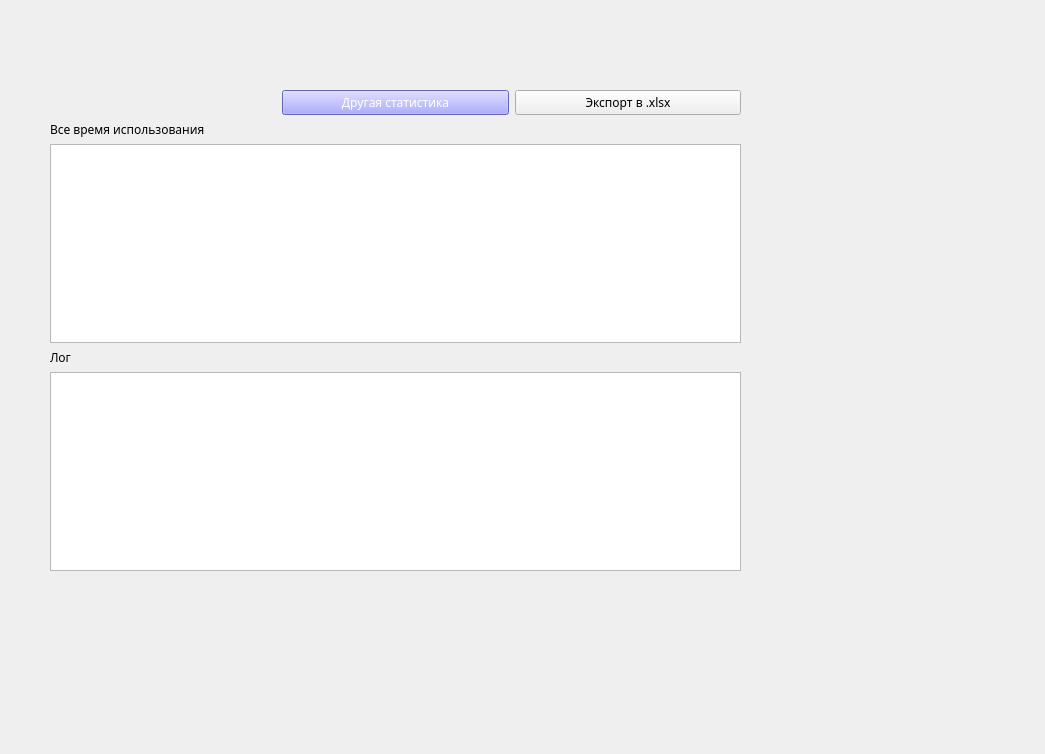
<?xml version="1.0" encoding="UTF-8"?>
<ui version="4.0">
 <class>Form</class>
 <widget class="QWidget" name="Form">
  <property name="geometry">
   <rect>
    <x>0</x>
    <y>0</y>
    <width>1045</width>
    <height>754</height>
   </rect>
  </property>
  <property name="font">
   <font>
    <family>Mongolian Baiti</family>
   </font>
  </property>
  <property name="windowTitle">
   <string>Form</string>
  </property>
  <widget class="QWidget" name="verticalLayoutWidget_2">
   <property name="geometry">
    <rect>
     <x>40</x>
     <y>80</y>
     <width>711</width>
     <height>501</height>
    </rect>
   </property>
   <layout class="QVBoxLayout" name="verticalLayout_2">
    <property name="sizeConstraint">
     <enum>QLayout::SetMaximumSize</enum>
    </property>
    <property name="leftMargin">
     <number>10</number>
    </property>
    <property name="topMargin">
     <number>10</number>
    </property>
    <property name="rightMargin">
     <number>10</number>
    </property>
    <property name="bottomMargin">
     <number>10</number>
    </property>
    <item>
     <layout class="QVBoxLayout" name="verticalLayout">
      <property name="spacing">
       <number>0</number>
      </property>
     </layout>
    </item>
    <item>
     <layout class="QHBoxLayout" name="horizontalLayout">
      <item>
       <widget class="QPushButton" name="buttonRefresh">
        <property name="styleSheet">
         <string notr="true">border-radius: 30px;</string>
        </property>
        <property name="text">
         <string/>
        </property>
        <property name="icon">
         <iconset>
          <normaloff>refresh.png</normaloff>refresh.png</iconset>
        </property>
       </widget>
      </item>
      <item>
       <widget class="QPushButton" name="pushButton_stats">
        <property name="styleSheet">
         <string notr="true">color: white;
font: 87 8pt &quot;Segoe UI Black&quot;;
background-color: rgb(142, 142, 255);
border-color:  rgb(142, 142, 255);</string>
        </property>
        <property name="text">
         <string>Другая статистика</string>
        </property>
       </widget>
      </item>
      <item>
       <widget class="QPushButton" name="pushButton_export">
        <property name="styleSheet">
         <string notr="true">
</string>
        </property>
        <property name="text">
         <string>Экспорт в .xlsx</string>
        </property>
       </widget>
      </item>
     </layout>
    </item>
    <item>
     <widget class="QLabel" name="label_2">
      <property name="text">
       <string>Все время использования</string>
      </property>
     </widget>
    </item>
    <item>
     <widget class="QTableWidget" name="tableWidget"/>
    </item>
    <item>
     <widget class="QLabel" name="label">
      <property name="text">
       <string>Лог</string>
      </property>
     </widget>
    </item>
    <item>
     <widget class="QPlainTextEdit" name="plainTextEdit"/>
    </item>
   </layout>
  </widget>
 </widget>
 <resources/>
 <connections/>
</ui>
